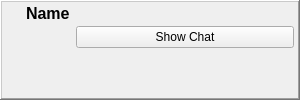
<?xml version="1.0" encoding="UTF-8"?>
<ui version="4.0">
 <class>ChatToaster</class>
 <widget class="QWidget" name="ChatToaster">
  <property name="geometry">
   <rect>
    <x>0</x>
    <y>0</y>
    <width>300</width>
    <height>100</height>
   </rect>
  </property>
  <property name="minimumSize">
   <size>
    <width>300</width>
    <height>100</height>
   </size>
  </property>
  <property name="maximumSize">
   <size>
    <width>300</width>
    <height>100</height>
   </size>
  </property>
  <layout class="QHBoxLayout" name="ChatToaster_HL">
   <property name="spacing">
    <number>0</number>
   </property>
   <property name="leftMargin">
    <number>0</number>
   </property>
   <property name="topMargin">
    <number>0</number>
   </property>
   <property name="rightMargin">
    <number>0</number>
   </property>
   <property name="bottomMargin">
    <number>0</number>
   </property>
   <item>
    <widget class="QFrame" name="toasterFrame">
     <property name="frameShape">
      <enum>QFrame::WinPanel</enum>
     </property>
     <property name="frameShadow">
      <enum>QFrame::Raised</enum>
     </property>
     <layout class="QGridLayout" name="toasterFrame_GL">
      <property name="leftMargin">
       <number>2</number>
      </property>
      <property name="topMargin">
       <number>2</number>
      </property>
      <property name="rightMargin">
       <number>2</number>
      </property>
      <property name="bottomMargin">
       <number>2</number>
      </property>
      <property name="spacing">
       <number>2</number>
      </property>
      <item row="0" column="0">
       <layout class="QHBoxLayout" name="toaster_HL">
        <property name="spacing">
         <number>6</number>
        </property>
        <property name="leftMargin">
         <number>0</number>
        </property>
        <property name="rightMargin">
         <number>0</number>
        </property>
        <item>
         <widget class="QLabel" name="toasterImage">
          <property name="minimumSize">
           <size>
            <width>16</width>
            <height>16</height>
           </size>
          </property>
          <property name="maximumSize">
           <size>
            <width>16</width>
            <height>16</height>
           </size>
          </property>
          <property name="pixmap">
           <pixmap resource="../images.qrc">:/images/logo/logo_16.png</pixmap>
          </property>
          <property name="scaledContents">
           <bool>true</bool>
          </property>
         </widget>
        </item>
        <item>
         <widget class="QLabel" name="toasterLabel">
          <property name="font">
           <font>
            <pointsize>12</pointsize>
            <weight>75</weight>
            <bold>true</bold>
           </font>
          </property>
          <property name="text">
           <string notr="true">Name</string>
          </property>
         </widget>
        </item>
        <item>
         <spacer name="toaster_HSpacer">
          <property name="orientation">
           <enum>Qt::Horizontal</enum>
          </property>
          <property name="sizeHint" stdset="0">
           <size>
            <width>0</width>
            <height>10</height>
           </size>
          </property>
         </spacer>
        </item>
        <item>
         <widget class="QPushButton" name="closeButton">
          <property name="minimumSize">
           <size>
            <width>18</width>
            <height>18</height>
           </size>
          </property>
          <property name="maximumSize">
           <size>
            <width>18</width>
            <height>18</height>
           </size>
          </property>
          <property name="icon">
           <iconset resource="../images.qrc">
            <normaloff>:/images/closenormal.png</normaloff>:/images/closenormal.png</iconset>
          </property>
          <property name="flat">
           <bool>true</bool>
          </property>
         </widget>
        </item>
       </layout>
      </item>
      <item row="1" column="0">
       <layout class="QGridLayout" name="buttons_GL">
        <property name="spacing">
         <number>2</number>
        </property>
        <item row="0" column="1">
         <widget class="QPushButton" name="toasterButton">
          <property name="text">
           <string>Show Chat</string>
          </property>
         </widget>
        </item>
        <item row="1" column="1">
         <widget class="QLabel" name="textLabel">
          <property name="maximumSize">
           <size>
            <width>218</width>
            <height>43</height>
           </size>
          </property>
          <property name="wordWrap">
           <bool>true</bool>
          </property>
         </widget>
        </item>
        <item row="0" column="0" rowspan="2">
         <widget class="AvatarWidget" name="avatarWidget">
          <property name="minimumSize">
           <size>
            <width>70</width>
            <height>70</height>
           </size>
          </property>
          <property name="maximumSize">
           <size>
            <width>70</width>
            <height>70</height>
           </size>
          </property>
         </widget>
        </item>
       </layout>
      </item>
     </layout>
    </widget>
   </item>
  </layout>
 </widget>
 <customwidgets>
  <customwidget>
   <class>AvatarWidget</class>
   <extends>QLabel</extends>
   <header>gui/common/AvatarWidget.h</header>
   <container>1</container>
  </customwidget>
 </customwidgets>
 <resources>
  <include location="../images.qrc"/>
  <include location="../images.qrc"/>
 </resources>
 <connections/>
</ui>
